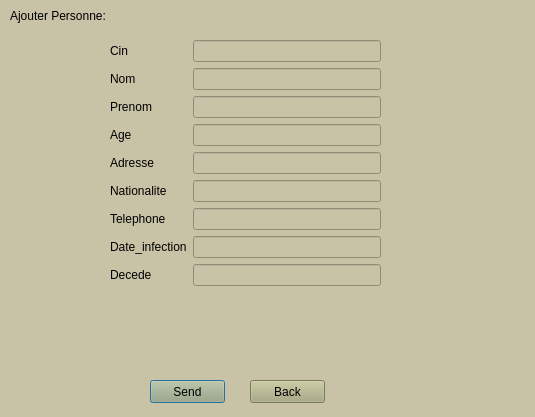
<?xml version="1.0" encoding="UTF-8"?>
<ui version="4.0">
 <class>Dialog</class>
 <widget class="QDialog" name="Dialog">
  <property name="geometry">
   <rect>
    <x>0</x>
    <y>0</y>
    <width>535</width>
    <height>417</height>
   </rect>
  </property>
  <property name="windowTitle">
   <string>Dialog</string>
  </property>
  <property name="styleSheet">
   <string notr="true">background-color : rgb(200, 194, 167)</string>
  </property>
  <widget class="QWidget" name="formLayoutWidget">
   <property name="geometry">
    <rect>
     <x>110</x>
     <y>40</y>
     <width>271</width>
     <height>319</height>
    </rect>
   </property>
   <layout class="QFormLayout" name="formLayout">
    <item row="0" column="0">
     <widget class="QLabel" name="cinLabel">
      <property name="styleSheet">
       <string notr="true">font: 11pt &quot;Segoe Script&quot;;</string>
      </property>
      <property name="text">
       <string>Cin</string>
      </property>
     </widget>
    </item>
    <item row="0" column="1">
     <widget class="QLineEdit" name="cinLineEdit"/>
    </item>
    <item row="1" column="0">
     <widget class="QLabel" name="nomLabel">
      <property name="styleSheet">
       <string notr="true">font: 11pt &quot;Segoe Script&quot;;</string>
      </property>
      <property name="text">
       <string>Nom</string>
      </property>
     </widget>
    </item>
    <item row="1" column="1">
     <widget class="QLineEdit" name="nomLineEdit"/>
    </item>
    <item row="2" column="0">
     <widget class="QLabel" name="prenomLabel">
      <property name="styleSheet">
       <string notr="true">font: 11pt &quot;Segoe Script&quot;;</string>
      </property>
      <property name="text">
       <string>Prenom</string>
      </property>
     </widget>
    </item>
    <item row="2" column="1">
     <widget class="QLineEdit" name="prenomLineEdit"/>
    </item>
    <item row="3" column="0">
     <widget class="QLabel" name="ageLabel">
      <property name="styleSheet">
       <string notr="true">font: 11pt &quot;Segoe Script&quot;;</string>
      </property>
      <property name="text">
       <string>Age</string>
      </property>
     </widget>
    </item>
    <item row="3" column="1">
     <widget class="QLineEdit" name="ageLineEdit"/>
    </item>
    <item row="4" column="0">
     <widget class="QLabel" name="adresseLabel">
      <property name="styleSheet">
       <string notr="true">font: 11pt &quot;Segoe Script&quot;;</string>
      </property>
      <property name="text">
       <string>Adresse</string>
      </property>
     </widget>
    </item>
    <item row="4" column="1">
     <widget class="QLineEdit" name="adresseLineEdit"/>
    </item>
    <item row="5" column="0">
     <widget class="QLabel" name="nationaliteLabel">
      <property name="styleSheet">
       <string notr="true">font: 11pt &quot;Segoe Script&quot;;</string>
      </property>
      <property name="text">
       <string>Nationalite</string>
      </property>
     </widget>
    </item>
    <item row="5" column="1">
     <widget class="QLineEdit" name="nationaliteLineEdit"/>
    </item>
    <item row="6" column="0">
     <widget class="QLabel" name="telephoneLabel">
      <property name="styleSheet">
       <string notr="true">font: 11pt &quot;Segoe Script&quot;;</string>
      </property>
      <property name="text">
       <string>Telephone</string>
      </property>
     </widget>
    </item>
    <item row="7" column="0">
     <widget class="QLabel" name="date_infectionLabel">
      <property name="styleSheet">
       <string notr="true">font: 11pt &quot;Segoe Script&quot;;</string>
      </property>
      <property name="text">
       <string>Date_infection</string>
      </property>
     </widget>
    </item>
    <item row="7" column="1">
     <widget class="QLineEdit" name="date_infectionLineEdit"/>
    </item>
    <item row="8" column="0">
     <widget class="QLabel" name="decedeLabel">
      <property name="styleSheet">
       <string notr="true">font: 11pt &quot;Segoe Script&quot;;</string>
      </property>
      <property name="text">
       <string>Decede</string>
      </property>
     </widget>
    </item>
    <item row="8" column="1">
     <widget class="QLineEdit" name="decedeLineEdit"/>
    </item>
    <item row="6" column="1">
     <widget class="QLineEdit" name="telephoneLineEdit"/>
    </item>
   </layout>
  </widget>
  <widget class="QLabel" name="label">
   <property name="geometry">
    <rect>
     <x>10</x>
     <y>0</y>
     <width>211</width>
     <height>31</height>
    </rect>
   </property>
   <property name="styleSheet">
    <string notr="true">font: 12pt &quot;MV Boli&quot;; </string>
   </property>
   <property name="text">
    <string>Ajouter Personne:</string>
   </property>
  </widget>
  <widget class="QPushButton" name="SendBtn">
   <property name="geometry">
    <rect>
     <x>150</x>
     <y>380</y>
     <width>75</width>
     <height>23</height>
    </rect>
   </property>
   <property name="styleSheet">
    <string notr="true">font: 13pt &quot;MV Boli&quot;; 
background-color : rgb(170, 170, 127)</string>
   </property>
   <property name="text">
    <string>Send</string>
   </property>
  </widget>
  <widget class="QPushButton" name="BtnBack">
   <property name="geometry">
    <rect>
     <x>250</x>
     <y>380</y>
     <width>75</width>
     <height>23</height>
    </rect>
   </property>
   <property name="styleSheet">
    <string notr="true">font: 12pt &quot;MV Boli&quot;; 
background-color : rgb(170, 170, 127)</string>
   </property>
   <property name="text">
    <string>Back</string>
   </property>
  </widget>
 </widget>
 <resources/>
 <connections/>
</ui>
